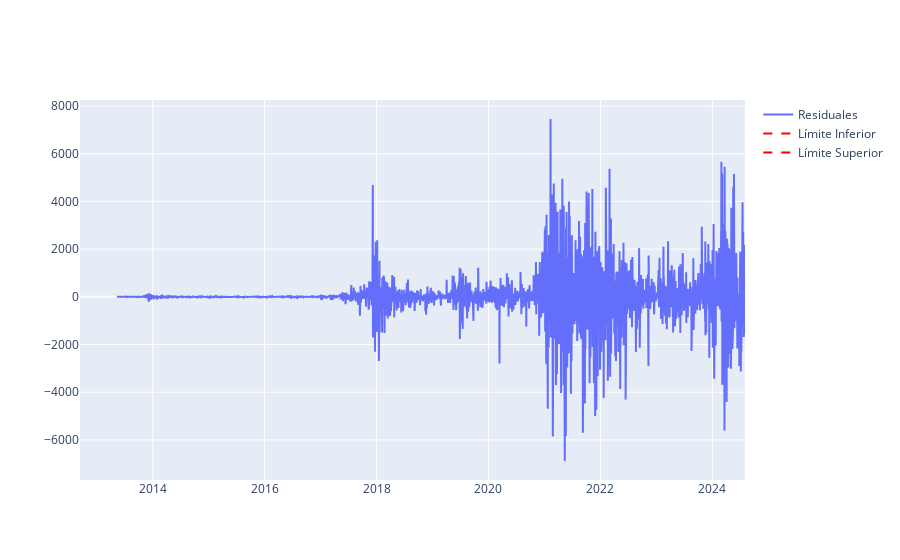

The notebook cell saved with this chart:
### Code cell
from statsmodels.stats.diagnostic import breaks_cusumolsresid

# Aplicar la prueba CUSUM a los residuales del modelo SARIMA
cusum_stat, p_value, critical_values = breaks_cusumolsresid(residuals_sarima)

# Mostrar los resultados de la prueba
print(f"Estadístico CUSUM: {cusum_stat}")
print(f"P-valor: {p_value}")
print(f"Valores críticos: {critical_values}")

# Graficar los resultados de la prueba CUSUM
fig = go.Figure()

# Agregar los residuales
fig.add_trace(go.Scatter(x=residuals_sarima.index, y=residuals_sarima, mode='lines', name='Residuales'))

# Agregar las líneas de los valores críticos
fig.add_trace(go.Scatter(x=residuals_sarima.index, y=[critical_values[0]] * len(residuals_sarima), mode='lines', name='Límite Inferior', line=dict(dash='dash', color='red')))
fig.add_trace(go.Scatter(x=residuals_sarima.index, y=[critical_values[1]] * len(residuals_sarima), mode='lines', name='Límite Superior', line=dict(dash='dash', color='red')))

# Agregar el sombreado entre los valores críticos
fig.add_trace(go.Scatter(
    x=residuals_sarima.index.tolist() + residuals_sarima.index[::-1].tolist(),
    y=[critical_values[0]] * len(residuals_sarima) + [critical_values[1]] * len(residuals_sarima[::-1]),
    fill='toself',
    fillcolor='rgba(255,0,0,0.2)',
    line=dict(color='rgba(255,255,255,0)'),
    hoverinfo="skip",
    showlegend=False
))

# Configurar el diseño del gráfico con ajuste de escala
# fig.update_layout(
#     title="Prueba CUSUM para Análisis de Estabilidad del Modelo",
#     xaxis_title="Fecha",
#     yaxis_title="Residuales",
#     yaxis=dict(range=[min(residuals_sarima.min(), critical_values[0]) - 1, max(residuals_sarima.max(), critical_values[1]) + 1]),
#     showlegend=True
# )

fig.show()

### Figure 1 — Plotly figure (JSON) as saved in the notebook; plotly's stock layout.template omitted (floating-point values rounded to 4 significant figures; data arrays with more than 128 entries replaced by an {"elided": "..."} marker saying what was removed)
{"data": [{"mode": "lines", "name": "Residuales", "type": "scatter", "x": {"elided": "4099 str values"}, "y": {"elided": "4099 float values"}}, {"line": {"color": "red", "dash": "dash"}, "mode": "lines", "name": "Límite Inferior", "type": "scatter", "x": {"elided": "4099 str values"}, "y": {"elided": "4099x2 float values"}}, {"line": {"color": "red", "dash": "dash"}, "mode": "lines", "name": "Límite Superior", "type": "scatter", "x": {"elided": "4099 str values"}, "y": {"elided": "4099x2 float values"}}, {"fill": "toself", "fillcolor": "rgba(255,0,0,0.2)", "hoverinfo": "skip", "line": {"color": "rgba(255,255,255,0)"}, "showlegend": false, "type": "scatter", "x": {"elided": "8198 str values"}, "y": {"elided": "8198x2 float values"}}], "layout": {}}
